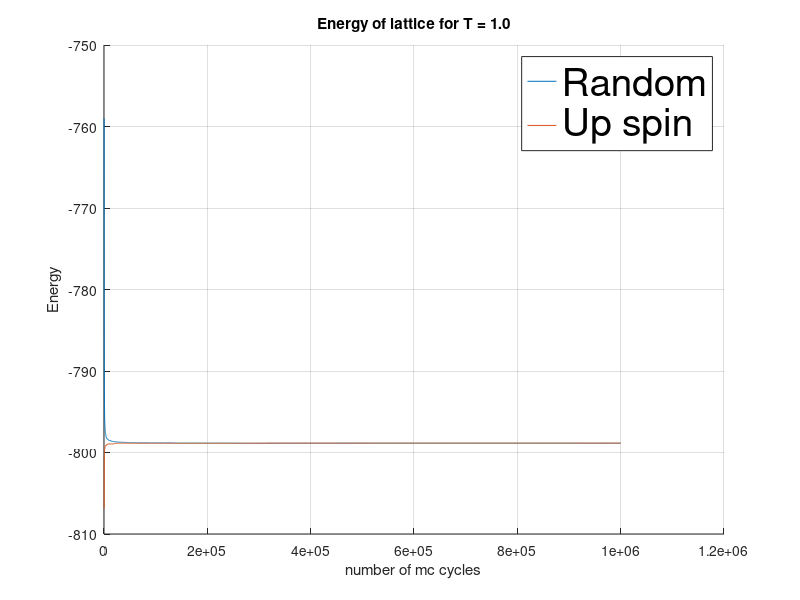
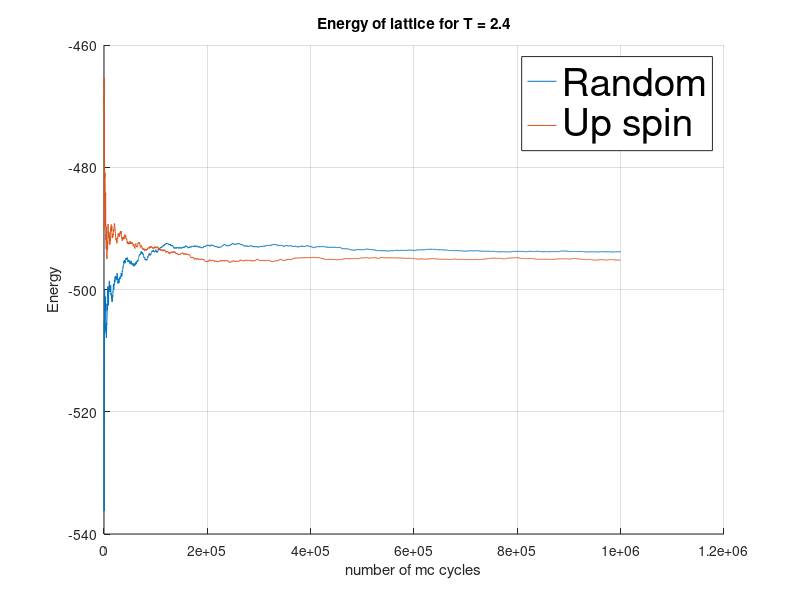
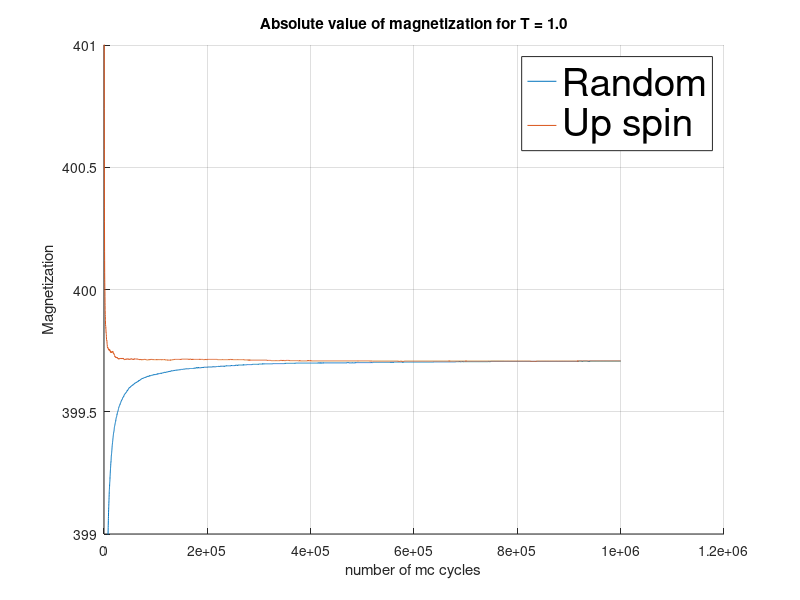
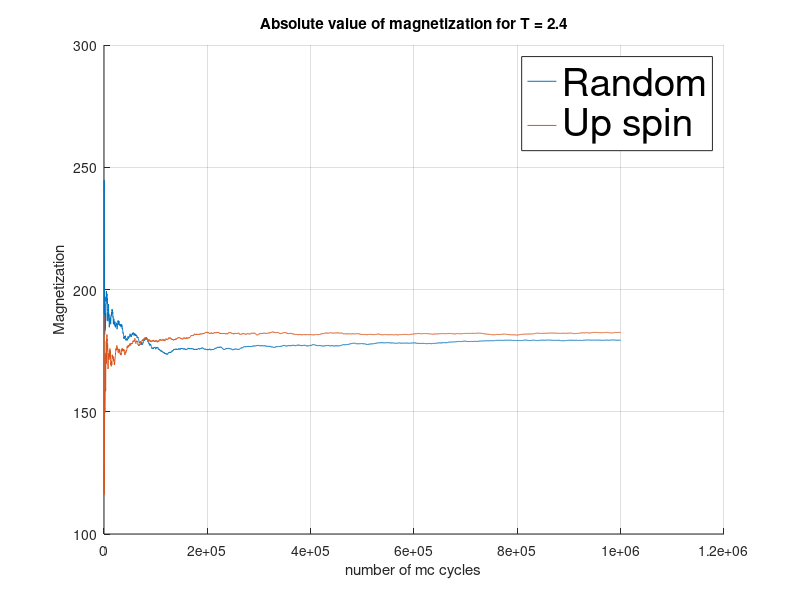

Recreate these plots in MATLAB, in order.
addpath('C:\Users\sande\OneDrive\Dokumenter\GitHub\Assigment-4\code\build-project4-Desktop_Qt_5_9_2_MSVC2017_64bit-Debug') %Change to build path

M = load('magnetization1.000000.txt'); %T = 1.0
MU = load('magnetizationUP1.000000.txt'); %T = 1.0
mcM = 100*linspace(1,length(M),length(M));
E = load('energy1.000000.txt'); %T = 1.0
EU = load('energyUP1.000000.txt'); %T = 1.0
mcE = 100*linspace(1,length(E),length(E));
M2 = load('magnetization2.400000.txt'); %T = 2.4
M2U = load('magnetizationUP2.400000.txt'); %T = 2.4
mcM2 = 100*linspace(1,length(M2),length(M2));
E2 = load('energy2.400000.txt'); %T = 2.4
E2U = load('energyUP2.400000.txt'); %T = 2.4
mcE2 = 100*linspace(1,length(E2),length(E2));
Acc = load('TempAcceptance.txt');
A = load('acceptanceMC1.000000.txt');
mcA = 100*linspace(1,length(A),length(A));
A2 = load('acceptanceMC2.400000.txt');
mcA2 = 100*linspace(1,length(A2),length(A2));

%%

%Energy plots
figure(1) %T = 1.0
hold on
plot(mcE,E)
plot(mcE2,EU)
legend('Random','Up spin','fontsize',28)
grid on
xlabel('number of mc cycles')
ylabel('Energy')
title('Energy of lattice for T = 1.0')

figure(2) %T = 2.4
hold on
plot(mcE,E2)
plot(mcE2,E2U)
legend('Random','Up spin','fontsize',28)
grid on
xlabel('number of mc cycles')
ylabel('Energy')
title('Energy of lattice for T = 2.4')

%Abs Mag Plotter
figure(3) %T = 1.0
hold on
plot(mcM,M)
plot(mcM,MU)
legend('Random','Up spin','fontsize',28)
ylim([399,401])
grid on
xlabel('number of mc cycles')
ylabel('Magnetization')
title('Absolute value of magnetization for T = 1.0')

figure(4) %T = 2.4
hold on
plot(mcM2,M2)
plot(mcM2,M2U)
legend('Random','Up spin','fontsize',28)
grid on
xlabel('number of mc cycles')
ylabel('Magnetization')
title('Absolute value of magnetization for T = 2.4')

%%
%Acceptance plot
figure(8)
plot(Acc(:,1),Acc(:,2))
grid on
xlabel('Temperature')
ylabel('Acceptance')
title('Acceptance for mcs = 1000 and random initial matrix')

figure(9)
plot(mcA,A)
grid on
xlabel('number of mc cycles')
ylabel('Acceptance')
title('Acceptance for T = 1.0 and random initial matrix')

figure(10)
plot(mcA2,A2)
grid on
xlabel('Number of mc cycles')
ylabel('Acceptance')
title('Acceptance for T = 2.4 and random initial matrix')
